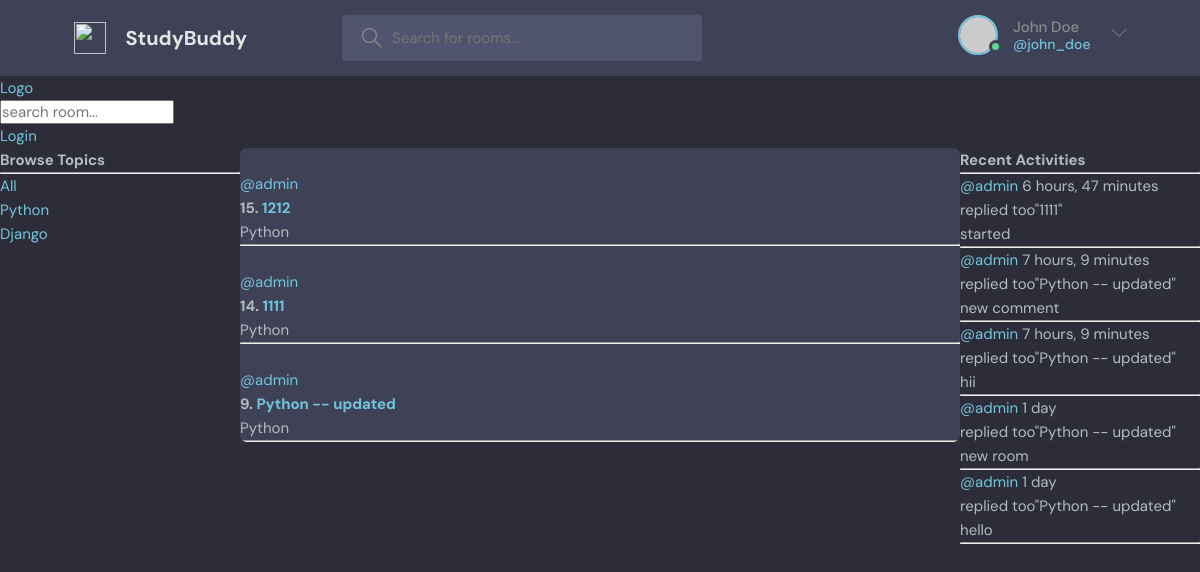
Page /profile/1/ on the committed database.
### base/models.py (models this page shows, shortened)
class Topic(models.Model):
    name = models.CharField(max_length=200)
    def __str__(self):
        return self.name

class Room(models.Model):
    host = models.ForeignKey(User, on_delete=models.SET_NULL, null=True)
    topic = models.ForeignKey(Topic, on_delete=models.SET_NULL, null=True)
    name = models.CharField(max_length=200)
    description = models.TextField(null=True, blank=True)  # "null" is for database and "blank" is for forms
    participants = models.ManyToManyField(User, related_name='participants', blank=True)
    updated = models.DateTimeField(auto_now=True)
    created = models.DateTimeField(auto_now_add=True)
    class Meta:
        ordering = ['-updated', '-created']
    def __str__(self):
        return self.name

class Message(models.Model):
    user = models.ForeignKey(User, on_delete=models.CASCADE)
    room = models.ForeignKey(Room, on_delete=models.CASCADE)  # First you need to specify parent model then on delete action
    body = models.TextField()
    updated = models.DateTimeField(auto_now=True)
    created = models.DateTimeField(auto_now_add=True)
    class Meta:
        ordering = ['-updated', '-created']

### base/views.py (the view)
# urls.py: path('profile/<str:pk>/', views.userProfile, name='user-profile'),
def userProfile(request, pk):
    user = User.objects.get(id = pk)
    rooms = user.room_set.all()
    room_messages = user.message_set.all()
    topics = Topic.objects.all()
    context = {'rooms':rooms, 'room_messages':room_messages, 'topics':topics}
    return render(request, 'base/profile.html', context)

### base/templates/base/profile.html (shortened to what this page needs)
{% extends "main.html" %}
{% block content %}
    <div class="profile-container">
        <div>
            {% include "base/topic_component.html" %}
        </div>
        <div>
            {% include "base/feed_component.html" %}
        </div>
        <div>
            {% include "base/activity_component.html" %}
        </div>
    </div>
{% endblock content %}

### base/templates/base/topic_component.html
<h3>Browse Topics</h3>
<hr />
<div>
    <a href="{% url 'home' %}">All</a>
</div>
{% for topic in topics %}
<div>
    <a href="{% url 'home' %}?q={{topic.name}}">{{topic.name}}</a>
</div>
{% endfor %}

### base/templates/base/feed_component.html (shortened to what this page needs)
<div class="room">
    {% for room in rooms %}
        <div>
            <br />
            <a href="{% url 'user-profile' room.host.id %}">@{{room.host.username}}</a>
            <h5>{{room.id}}. <a href="{% url 'room' room.id %}">{{room.name}}</a></h5>
            <small>{{room.topic}}</small>
            <hr />
        </div>
    {% endfor %}
</div>

### base/templates/base/activity_component.html (shortened to what this page needs)
<h3>Recent Activities</h3>
    <hr>
    {% for msg in room_messages %}
    <div>
    <small> <a href="{% url 'user-profile' msg.user.id %}">@{{msg.user}}</a> {{msg.created|timesince}}</small><br>
    <small>replied too"{{msg.room}}"</small>
    <p>{{msg.body}}</p>
    <hr>
    </div>
    {% endfor %}

### static/styles/style.css (style rules this page uses)
:root { --color-main: #71c6dd; --color-main-light: #e1f6fb; --color-dark: #3f4156; --color-dark-medium: #51546e; --color-dark-light: #696d97; --color-light: #e5e5e5; --color-gray: #8b8b8b; --color-light-gray: #b2bdbd; --color-bg: #2d2d39; --color-success: #5dd693; --color-error: #fc4b0b; }
* { font-family: "DM Sans", -apple-system, BlinkMacSystemFont, "Segoe UI", Roboto, Oxygen, Ubuntu, Cantarell, "Open Sans", "Helvetica Neue", sans-serif; margin: 0; padding: 0; box-sizing: border-box; text-rendering: optimizeLegibility; font-size: inherit; }
html { font-size: 56.25%; }
@media only screen and (min-width: 1200px) { html { font-size: 62.5%; } }
body { line-height: 1.6; font-weight: 400; font-size: 1.5rem; color: var(--color-light-gray); background-color: var(--color-bg); min-height: 100vh; }
a { display: inline-block; color: var(--color-main); text-decoration: none; }
.room, .participants { background: var(--color-dark); max-height: 87.5vh; border-radius: 0.7rem; overflow: hidden; position: relative; }

### base/templates/base/profile.html (style rules this page uses)
.profile-container { display: grid; grid-template-columns: 1fr 3fr 1fr; }

### rows in the picture
Topic: name "Python"
Topic: name "Django"
Room: host.username "admin", id "15", name "1212", topic "Python"
Room: host.username "admin", id "14", name "1111", topic "Python"
Room: host.username "admin", id "9", name "Python -- updated", topic "Python"
Message: user "admin", created "6 hours, 47 minutes", room "1111", body "started"
Message: user "admin", created "7 hours, 9 minutes", room "Python -- updated", body "new comment"
Message: user "admin", created "7 hours, 9 minutes", room "Python -- updated", body "hii"
Message: user "admin", created "1 day", room "Python -- updated", body "new room"
Message: user "admin", created "1 day", room "Python -- updated", body "hello"
